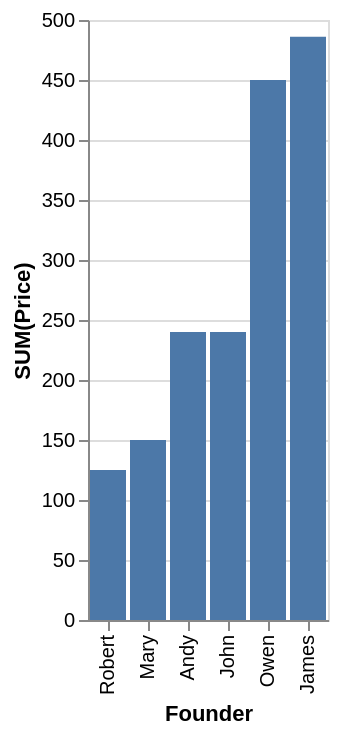

Describe this chart as a Vega-Lite specification.
### Vega-Lite specification from a JSON file in a GitHub repository (floating-point values rounded to 4 significant figures)
{"data": {"values": [{"x_data": "Robert", "y_data": 125}, {"x_data": "Mary", "y_data": 150}, {"x_data": "Andy", "y_data": 240}, {"x_data": "John", "y_data": 240}, {"x_data": "Owen", "y_data": 450}, {"x_data": "James", "y_data": 486}]}, "mark": "bar", "encoding": {"x": {"field": "x_data", "type": "nominal", "title": "Founder", "sort": {"op": "sum", "field": "y_data", "order": "ascending"}}, "y": {"field": "y_data", "type": "quantitative", "title": "SUM(Price)"}}}
